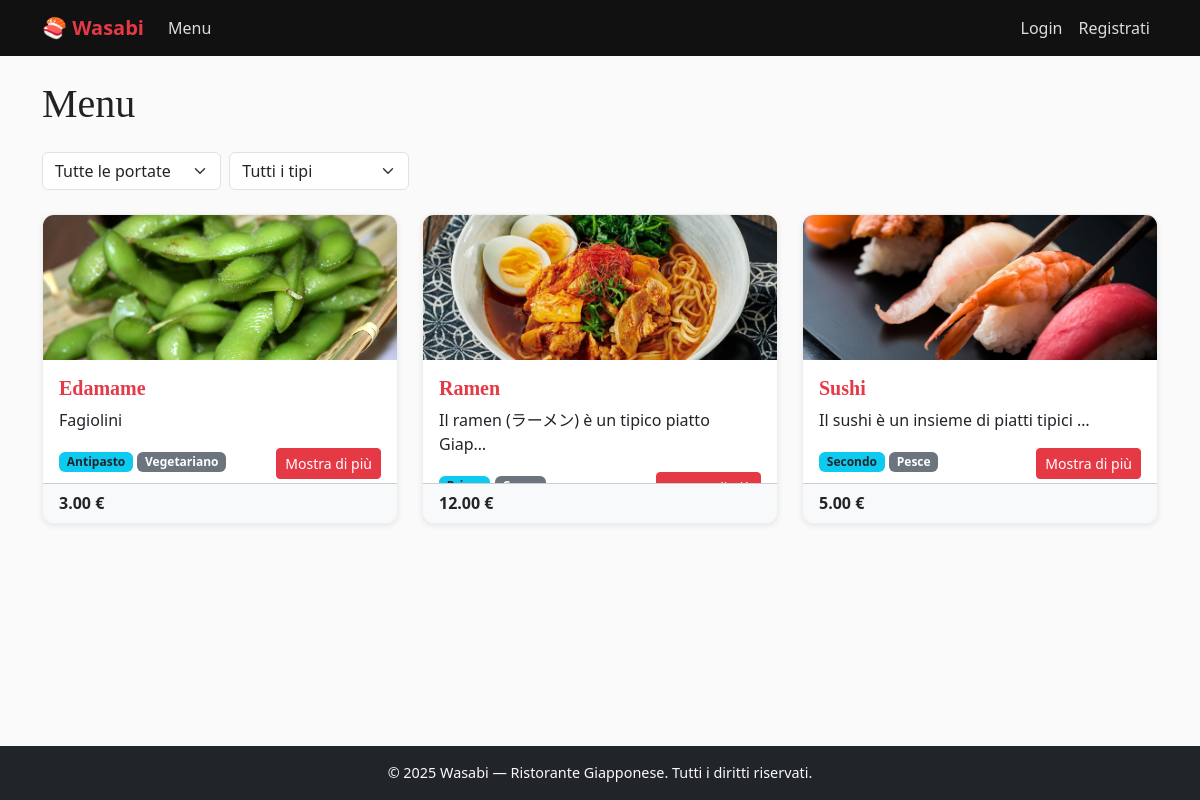
The page /takeaway/piatti/ on the database as committed earlier.
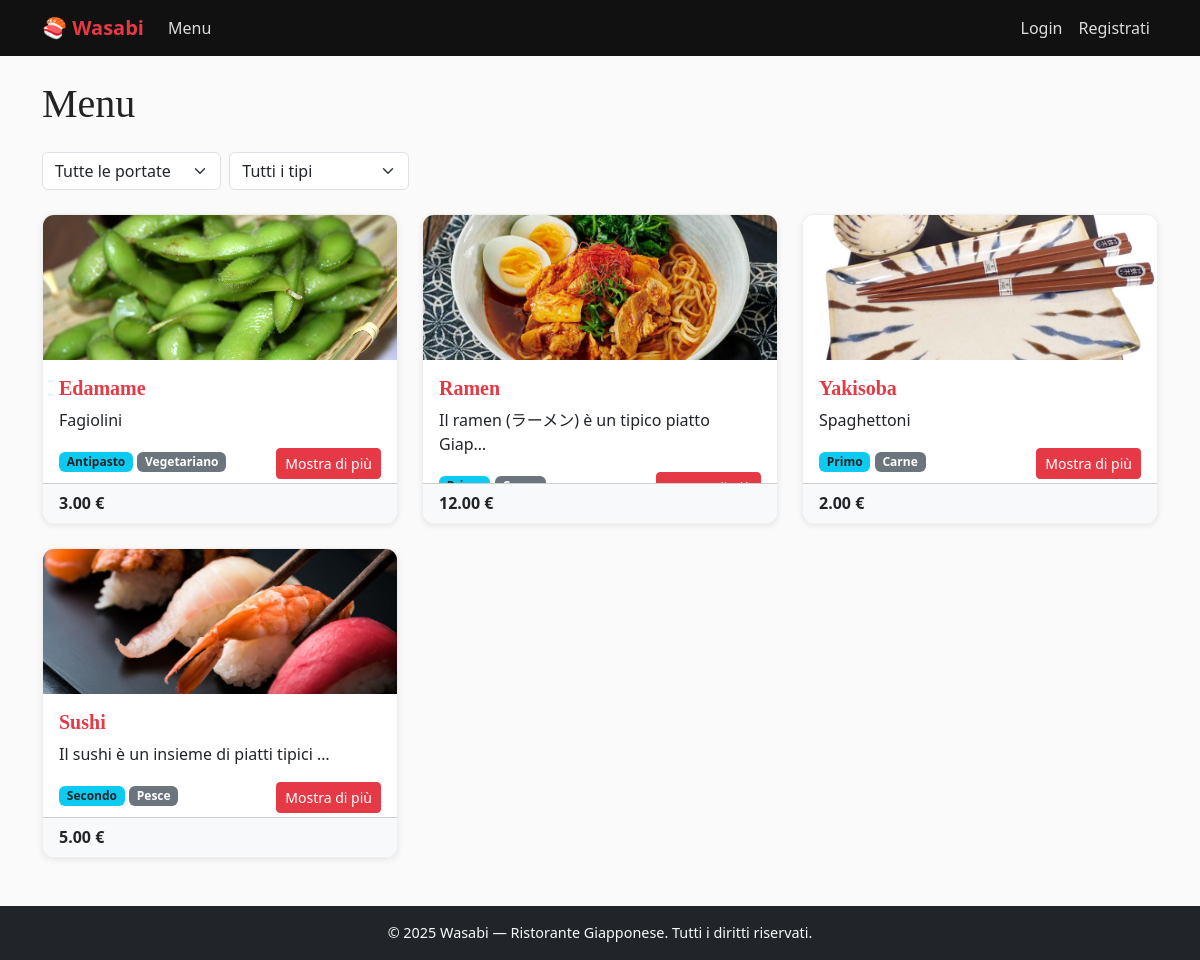
The same page on the database as committed later.
### takeaway/models.py (models this page shows, shortened)
class Piatto(models.Model):
    PORTATA_CHOICES = [
        ('antipasto', 'Antipasto'),
        ('primo', 'Primo'),
        ('secondo', 'Secondo'),
        ('dessert', 'Dessert'),
    ]
    INGREDIENTI_CHOICES = [
        ('carne', 'Carne'),
        ('pesce', 'Pesce'),
        ('vegano', 'Vegano'),
        ('vegetariano', 'Vegetariano'),
    ]
    nome = models.CharField(max_length=100)
    descrizione = models.TextField()
    prezzo = models.DecimalField(max_digits=6, decimal_places=2)
    portata = models.CharField(max_length=20, choices=PORTATA_CHOICES, default='primo')
    ingredienti = models.CharField(max_length=20, choices=INGREDIENTI_CHOICES, default='carne')
    foto = models.ImageField(upload_to='piatti/', blank=True, null=True)
    class Meta:
        verbose_name_plural = "Piatti"
    @property
    def portata_ordine(self):
        return ORDINE_PORTATA[self.portata]

### takeaway/views.py (the view)
# urls.py: path("piatti/", PiattoListView.as_view(), name="piatti"),
class PiattoListView(ListView):
    model = Piatto
    template_name = "takeaway/piatto/piatto_list.html"
    def get_queryset(self):
        queryset = Piatto.objects.all()
        portata = self.request.GET.get('portata')
        ingrediente = self.request.GET.get('ingrediente')
        if portata and portata != 'tutti':
            queryset = queryset.filter(portata=portata)
        if ingrediente and ingrediente != 'tutti':
            queryset = queryset.filter(ingredienti=ingrediente)
        return sorted(queryset, key=lambda p: p.portata_ordine)
    def get_context_data(self, **kwargs):
        context = super().get_context_data(**kwargs)
        context['portata_selezionata'] = self.request.GET.get('portata', 'tutti')
        context['ingrediente_selezionato'] = self.request.GET.get('ingrediente', 'tutti')
        return context

### takeaway/templates/takeaway/piatto/piatto_list.html (shortened to what this page needs)
{% extends "base.html" %}
{% load static %}
{% block content %}
  <h1 class="mb-4">Menu</h1>
  <form method="get" id="filterForm" class="row g-2 mb-4 align-items-center">
    <div class="col-md-2">
      <select name="portata" class="form-select" onchange="document.getElementById('filterForm').submit()">
        <option value="tutti" {% if portata_selezionata == "tutti" %}selected{% endif %}>Tutte le portate</option>
      </select>
    </div>
    <div class="col-md-2">
      <select name="ingrediente" class="form-select" onchange="document.getElementById('filterForm').submit()">
        <option value="tutti" {% if ingrediente_selezionato == "tutti" %}selected{% endif %}>Tutti i tipi</option>
      </select>
    </div>
  </form>
  {% if object_list %}
    <div class="row row-cols-1 row-cols-md-3 g-4">
      {% for piatto in object_list %}
      <div class="col">
        <div class="card h-10">
          {% if piatto.foto %}
            <img src="{{ piatto.foto.url }}" class="card-img-top" alt="{{ piatto.nome }}">
          {% else %}
            <img src="{% static 'imgs/noimage.jpg' %}" class="card-img-top" alt="Nessuna immagine">
          {% endif %}
          <div class="card-body">
            <h5 class="card-title">{{ piatto.nome }}</h5>
            <p class="card-text">{{ piatto.descrizione|truncatechars:40 }}</p>
            <p>
              <span class="badge bg-info text-dark">{{ piatto.get_portata_display }}</span>
              <span class="badge bg-secondary">{{ piatto.get_ingredienti_display }}</span>
              <a href="{% url 'takeaway:piatto' piatto.pk %}" class="btn btn-sm btn-success float-end">Mostra di più</a>
            </p>
          </div>
          <div class="card-footer d-flex justify-content-between align-items-center">
            <span class="fw-bold">{{ piatto.prezzo }} &euro;</span>
          </div>
        </div>
      </div>
      {% endfor %}
    </div>
  {% else %}
    <p>Nessun piatto disponibile al momento. Torna più tardi!</p>
  {% endif %}
{% endblock %}

Rows that differ between the two databases and show on the page:
added Piatto: nome "Yakisoba", descrizione "Spaghettoni", portata "Primo", ingredienti "Carne", prezzo "2.00"
